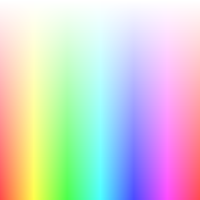
Frame 1 (no input)
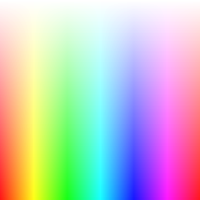
Frame 2 (the mouse pressed at the canvas centre, redrawn once)

The Processing sketch that drew these frames (run headless with seeded random() and noise(); the mouse was pressed at the canvas centre and the sketch redrawn once):

// Processing sketch: processing_15318
// ── processing_15318.pde

void setup() {
   
size(200,200);
background(255);
  noLoop();
}
void draw() {
noStroke();
colorMode(HSB, 200);
for (int i = 0; i < 200; i++) {
  for (int j = 0; j < 200; j++) {
    stroke(i, j, 200);
    point(i, j);
  }
}
}
             
